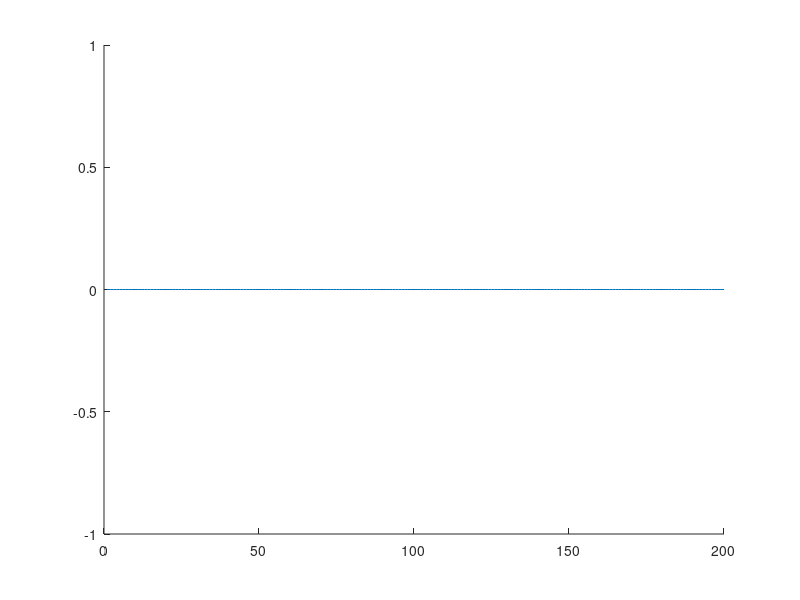

Reproduce this figure in MATLAB.
x = textread('./hmr195/AF017128.dat','%s');

a = char(x); % x to char array

[r2, c2] = size(a);

c = 0;


for i = 1:r2
  for j = 1:c2
    c = [c a(i,j)]; % one long string !
  end
end

length_thres = 200;
gc_thres = 0.55;
oer_thres = 0.65;

c = c(2:length(c));

wl = length_thres;

cgi = [];
cgc = [];
oer_r = [];

for i = 1:length(I) - wl
    seq = I(i: i + wl);

    CpG = 0;
    C = 0;
    G = 0;

    for j = 1:length(seq) - 1
        if seq(j) == 4 %C
            C = C + 1;
        end

        if seq(j) == 2 %G
            G = G + 1;
        end

        if seq(j) == 4 && seq(j + 1) == 2
            CpG = CpG + 1;
        end
    end

        if seq(length(seq)) == 4
        C = C + 1;
    end

    if seq(length(seq)) == 2
        G = G + 1;
    end

    GC_content = (G + C)/wl;
    OER = (CpG * wl)/(C*G);

    if GC_content >= gc_thres && OER >= oer_thres
        cgi(i) = 1;
    else
        cgi(i) = 0;
    end

    cgc(i) = GC_content;
    oer_r(i) = OER;
end
cgi = [cgi ones(1,wl)];

CpG = 0;
start = 0;
for i = 1:length(cgi)
    if CpG == 0 && cgi(i) == 1
        start = i;
        CpG = 1;
    end
    
    if CpG == 1 && (cgi(i) == 0 || i == length(cgi))
        CpG = 0;
        if i - start < length_thres
            cgi(start:i) = zeros(1,i - start + 1);
        end
    end
end

CpG = 0;
start = 0;
pos = [];
t = 1;
for i = 1:length(cgi)
    if CpG == 0 && cgi(i) == 1
        start = i;
        CpG = 1;
    end
    
    if CpG == 1 && (cgi(i) == 0 || i == length(cgi))
        CpG = 0;
        pos(t,:) = [start,i];
        t = t + 1;
    end
end

disp("CpG locations = ")
disp(pos)
disp("Length = ")
disp(length(c))
hold
plot(cgi)
plot(cgc)
plot(oer_r)
plot(ones(1,length(cgc))*gc_thres)
plot(ones(1,length(oer_r))*oer_thres)